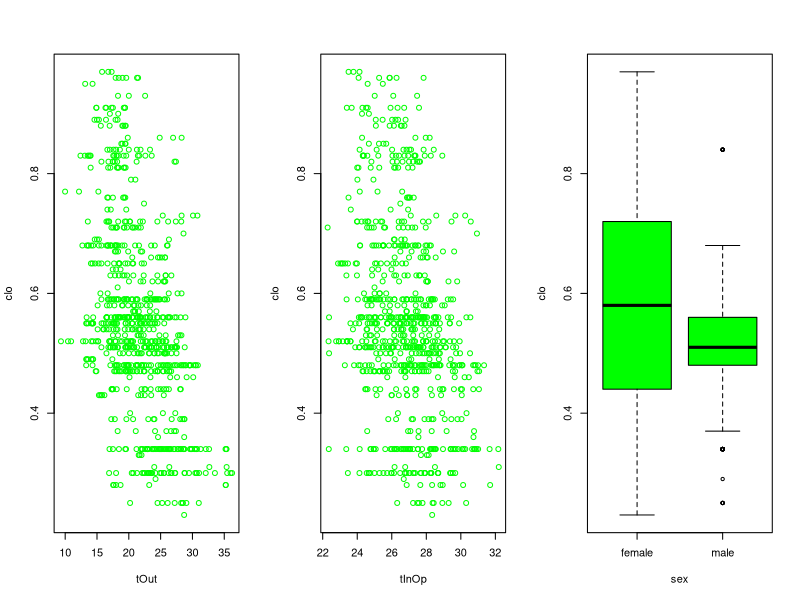
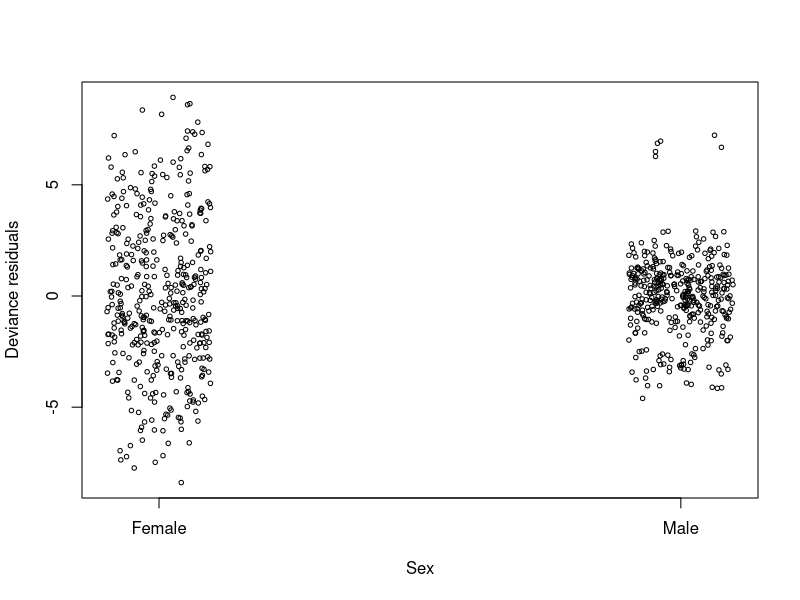
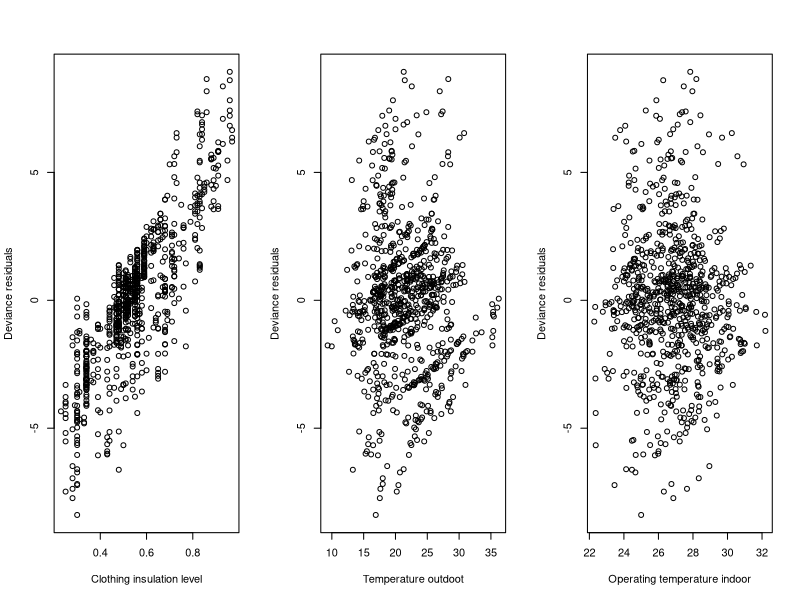
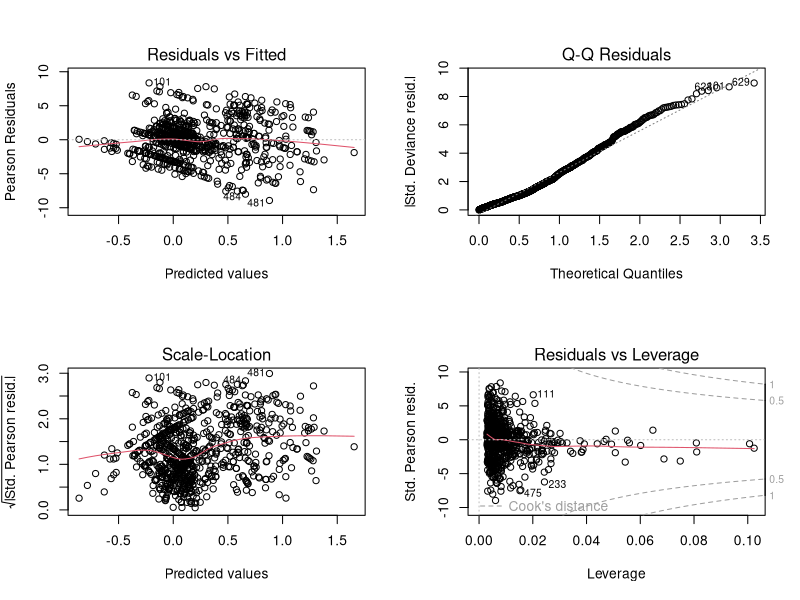
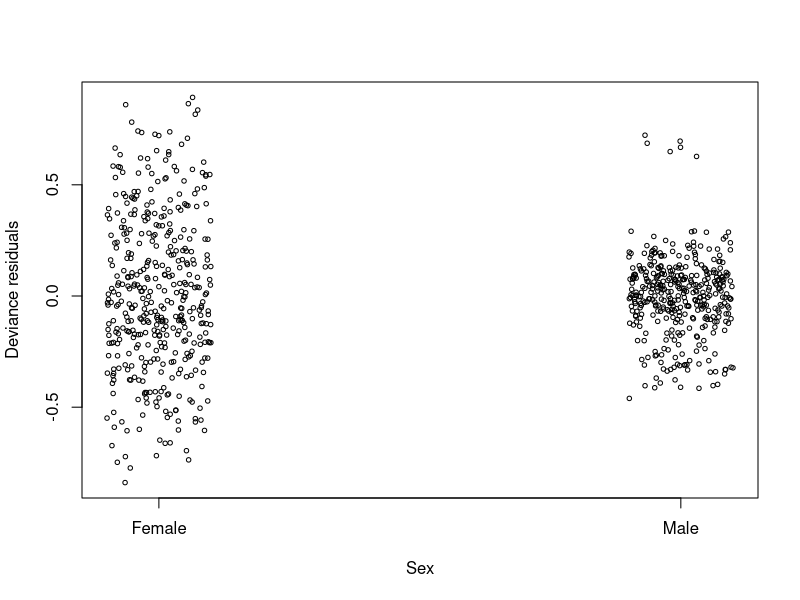
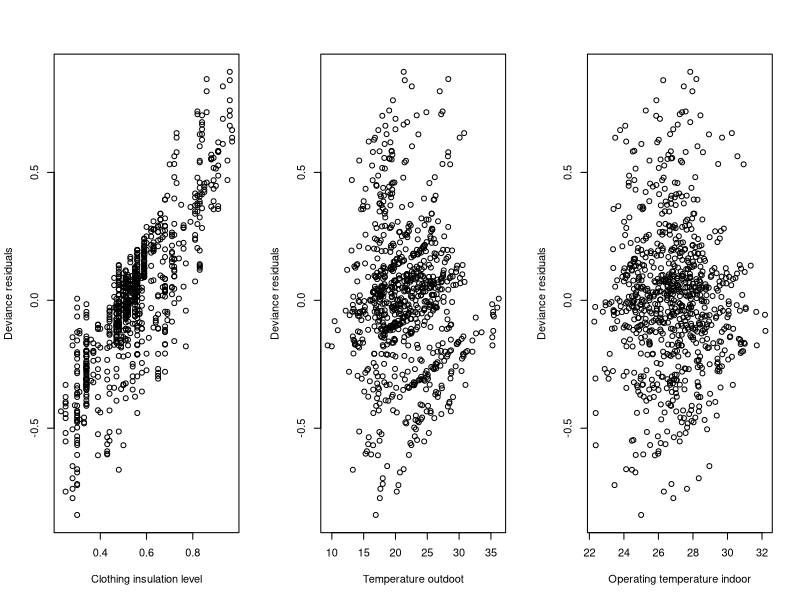
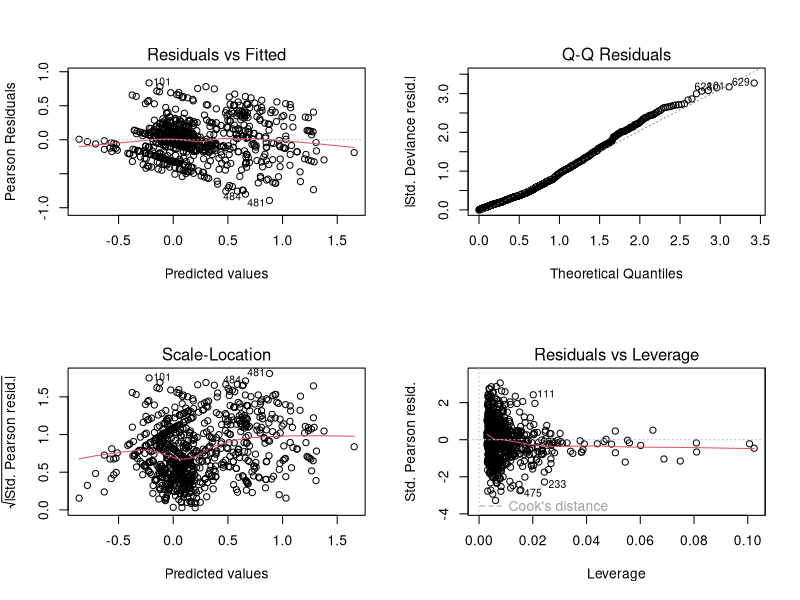
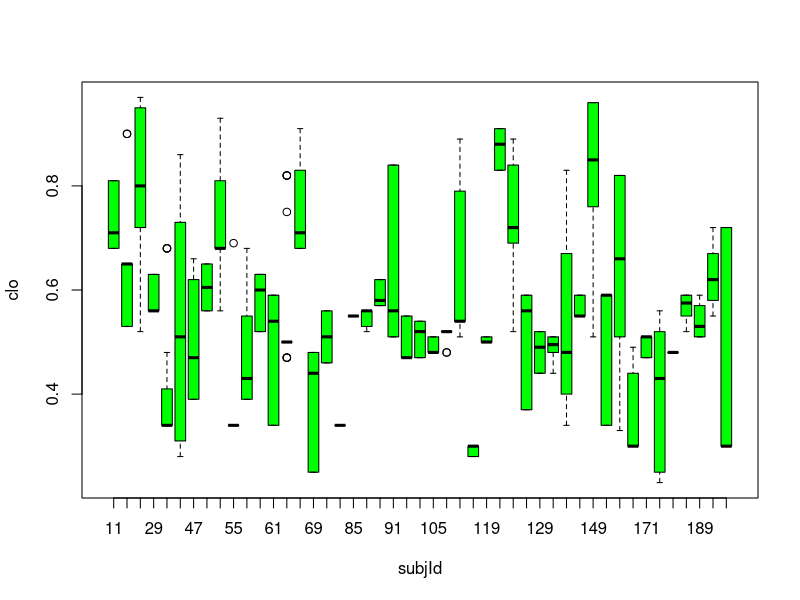

These charts were generated, in order, by the following R code:
## Assignment 2 - part A
library(ggplot2)
library(tidyverse)
library(car)

# Load data ---------------------------------------------------------------
if (Sys.getenv('USER') == "mortenjohnsen"){
  setwd("/Users/mortenjohnsen/OneDrive - Danmarks Tekniske Universitet/DTU/10. Semester/02424 - Advanced Dataanalysis and Statistical Modellling/02424---Assignments/Assignment 2/")
}else if (Sys.getenv('USER') == "freja"){
  setwd("~/Documents/Uni/TiendeSemester/Adv. data analysis and stat. modelling/02424---Assignments/Assignment 2")
}else{
  setwd("C:/Users/catdu/OneDrive/DTU/10. semester/Advanced Dataanalysis and Statistical Modelling/Assignment 1/02424---Assignments/Assignment 2/")
}

data <- read.table("clothing.csv", 
                   header = TRUE, sep = ",")
str(data)
data <- tibble(data)
data$SEX <- ifelse(data$sex == "female", 1, 0) # Convert sex to binary
data$resp <- cbind(data$clo*100, rep(100, length(data$clo))-data$clo*100)


# Find sutiable GLM for clothing insulation level and compare the results
# Should only concern the modelling of clothing insulation level based on
# indoor and outdoor temperature
data1 <- data %>%
  select(-subjId, -day, -time)
data1$sex <- as.factor(data1$sex)

# 'clo' clothing level is between 0 and 1
# The other variables for temperature are continuos (not binomial)

# Distribution of sex
table(data1$sex)


# Plots -------------------------------------------------------------------
par(mfrow = c(1, 3))
plot(clo ~ tOut, col="green", data=data1)
plot(clo ~ tInOp, col="green", data=data1)
plot(clo ~ sex, col="green", data=data1)
# 
# p = data$clo
# logit <- log(p/(1-p))
# plot(data$clo, logit, las=1,
#      xlab='clo', ylab="Logit(clo)")

# Models -------------------------------------------------------------------

# https://stats.stackexchange.com/questions/91724/what-is-quasi-binomial-distribution-in-the-context-of-glm
# https://stats.stackexchange.com/questions/231017/what-is-the-difference-between-beta-regression-and-quasi-glm-with-variance-m
fit0.1 <- glm(formula = clo ~ tOut*tInOp*sex, 
              family = quasi(link = "logit", 
                             variance = "mu(1-mu)"), 
              data = data1)
summary(fit0.1)
Anova(fit0.1, type = "III")
# All seem significant...
# Since AIC is not defined for quasi-models - visualization should be used instead


# All variables combined
fit0 <- glm(formula = resp ~ tOut*tInOp*sex,
            data = data1,
            family = binomial(link="logit"))
summary(fit0) # None is significant
drop1(fit0, test = "Chisq")

fit1 <- update(fit0,.~.-tOut:tInOp:sex)
summary(fit1)
drop1(fit1, test = "Chisq")

fit2 <- update(fit1,.~.-tOut:tInOp-tOut:sex-tInOp:sex)
summary(fit2) # Somthing are significant now
drop1(fit2, test = "Chisq")

# fit2 is the same as a very simple additive model
fit3 <- update(fit2,.~.-tInOp)
summary(fit3) # Somthing are significant now
drop1(fit3, test = "Chisq")

anova(fit0,fit1,test="Chisq")
anova(fit0,fit2,test="Chisq")
anova(fit0,fit3,test="Chisq")

# We see that none of the anova tests are significant, meaning that we will take/Accept the simpler model(s)
fit3 = fit0

# Residuals ---------------------------------------------------------------

# Extract the difference between the predicted and actual values
resDev <- residuals(fit3, type="deviance")
resDevPear <- residuals(fit3, type = "pearson")

# Residual analysis of the variation in cloting insulation level between females and men.
par(mfrow = c(1, 1))
plot(jitter(as.numeric(as.factor(data$sex)), amount=0.1), resDev,
     xlab="Sex", ylab="Deviance residuals", cex=0.6,
     axes=FALSE)
box()
axis(1,label=c("Female", "Male" ),at=c(1,2))
axis(2)
# The deviance is quite distributed evenly for the sex, but we do see a larger variance for females

confint(fit3)

par(mfrow = c(1, 3))
plot(data1$clo, resDev, xlab='Clothing insulation level', ylab='Deviance residuals')
plot(data1$tOut, resDev, xlab='Temperature outdoot', ylab='Deviance residuals')
plot(data1$tInOp, resDev, xlab='Operating temperature indoor', ylab='Deviance residuals')
# We do see that the residuals for 'clo' is linear distributed. We want more randomness...

par(mfrow = c(2, 2))
plot(fit3)

# Cooks distance
cooksD  <- cooks.distance(fit3)
cooksD[cooksD>(3*mean(cooksD))]
influential <- data1[cooksD>(3*mean(cooksD)),]




# Quasi -------------------------------------------------------------------

# Extract the difference between the predicted and actual values
resDev <- residuals(fit0.1, type="deviance")
resDevPear <- residuals(fit0.1, type = "pearson")

# Residual analysis of the variation in cloting insulation level between females and men.
par(mfrow = c(1, 1))
plot(jitter(as.numeric(as.factor(data$sex)), amount=0.1), resDev,
     xlab="Sex", ylab="Deviance residuals", cex=0.6,
     axes=FALSE)
box()
axis(1,label=c("Female", "Male" ),at=c(1,2))
axis(2)
# The deviance is quite distributed evenly for the sex, but we do see a larger variance for females

confint(fit3)

par(mfrow = c(1, 3))
plot(data1$clo, resDev, xlab='Clothing insulation level', ylab='Deviance residuals')
plot(data1$tOut, resDev, xlab='Temperature outdoot', ylab='Deviance residuals')
plot(data1$tInOp, resDev, xlab='Operating temperature indoor', ylab='Deviance residuals')
# We do see that the residuals for 'clo' is linear distributed. We want more randomness...

par(mfrow = c(2, 2))
plot(fit0.1)



# New model with 'subjId' --------------------------------------------------------------

data2 <- data %>%
  select(-sex, -day, -time)
data2$subjId <- as.factor(data2$subjId)

par(mfrow = c(1, 1))
plot(clo ~ subjId, col="green", data=data2)

# Fit
# All variables combined
fit0 <- glm(formula = resp ~ tOut*tInOp*subjId, #clo
            data = data2,
            # family = gaussian(link = inverse))
            family = binomial(link="logit"))
summary(fit0) # None is significant
drop1(fit0, test = "Chisq")

fit1 <- update(fit0,.~.-tOut:tInOp:subjId)
summary(fit1)
drop1(fit1, test = "Chisq")

fit2 <- update(fit1,.~.-tOut:tInOp-tOut:subjId-tInOp:subjId)
summary(fit2) # Somthing are significant now
drop1(fit2, test = "Chisq")

# fit2 is the same as a very simple additive model
fit3 <- update(fit2,.~.-subjId)#-tInOp)
summary(fit3) # Somthing are significant now
drop1(fit3, test = "Chisq")

anova(fit0,fit1,test="Chisq")
anova(fit0,fit2,test="Chisq")
anova(fit0,fit3,test="Chisq")

